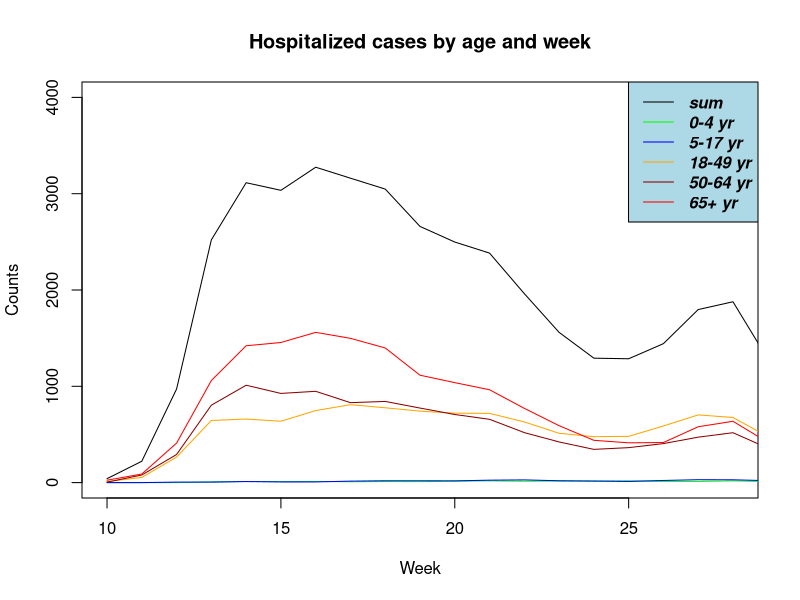

Generate this figure with R:
#!/usr/bin/env Rscript 
#
#
# Script: Hospitalized.r
#
# Stand: 2020-10-21
# (c) 2020 by Thomas Arend, Rheinbach
# E-Mail: thomas@arend-rhb.de
#

MyScriptName <-"Hospitalized"

# Plot hospitalized cases

setwd("~/git/R-Example")

d <- read.csv2("data/Hospitalized.csv")

d$sum <- d$YR0 + d$YR5  + d$YR18 + d$YR50 + d$YR65

colors <- c("black", "green","blue", "orange", "darkred", "red")
png ("png/hospitalized.png"
     , width = 1920
     , height = 1080
     )
plot( d$week
    , d$sum
    , type="l"
    , col=colors[1]
    , xlab="Week"
    , ylab="Counts"
    , xlim=c(10,28)
    , ylim=c(0,4000)
    , main="Hospitalized cases by age and week"
    )
lines ( d$week
    , d$YR0
    , type="l"
    , col=colors[2]
    )
lines ( d$week
    , d$YR5
    , type="l"
    , col=colors[3]
    )
lines ( d$week
    , d$YR18
    , type="l"
    , col=colors[4]
    )
lines ( d$week
    , d$YR50
    , type="l"
    , col=colors[5]
    )
lines ( d$week
    , d$YR65
    , type="l"
    , col=colors[6]
    )
legend (
      "topright"
    , legend=c( "sum"
	, "0-4 yr"
	, "5-17 yr"
	, "18-49 yr"
	, "50-64 yr"
	, "65+ yr"
	)
    , lty=rep(1,length(colors))
    , col=colors
    , cex=1
    , text.font=4
    , bg='lightblue'
    )

dev.off()